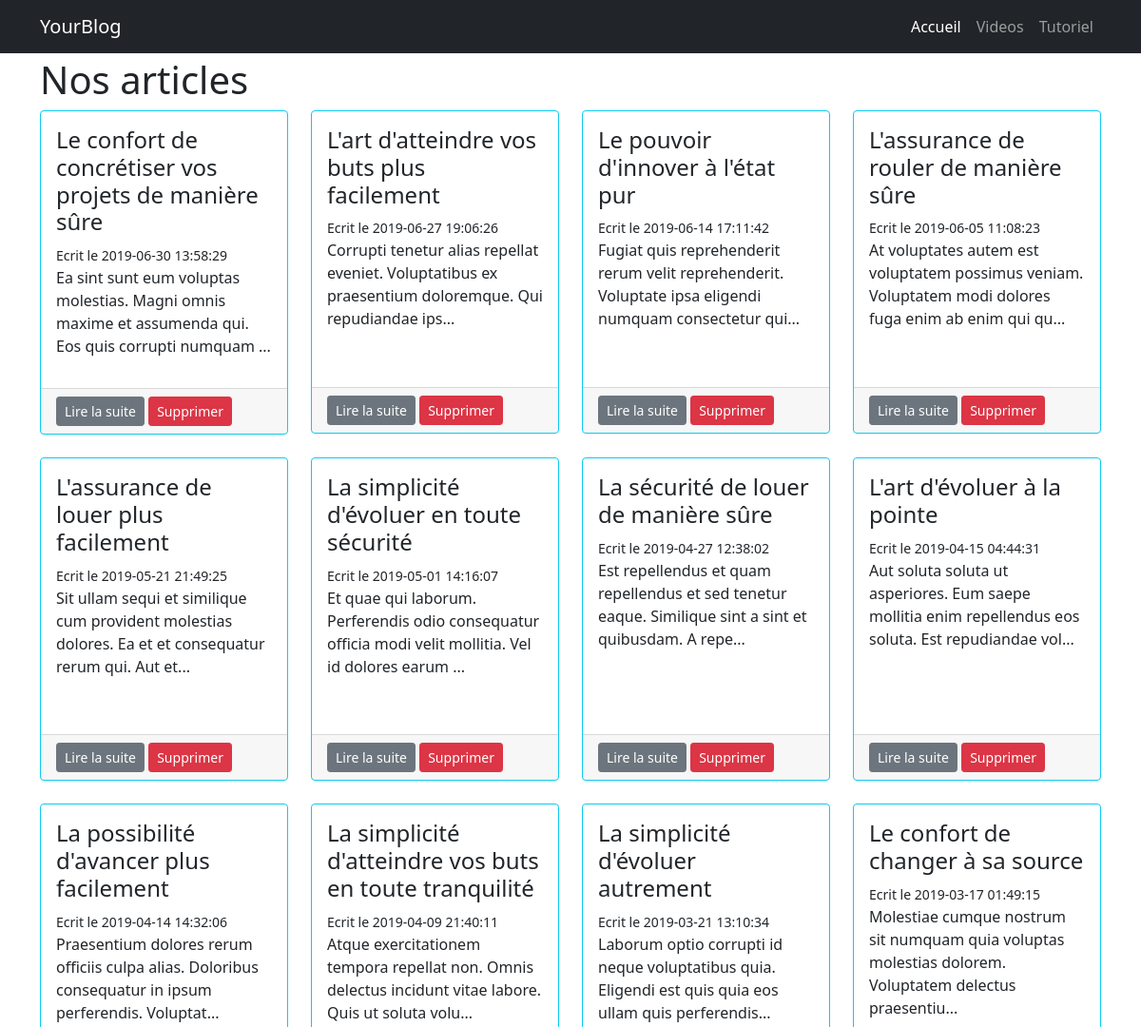
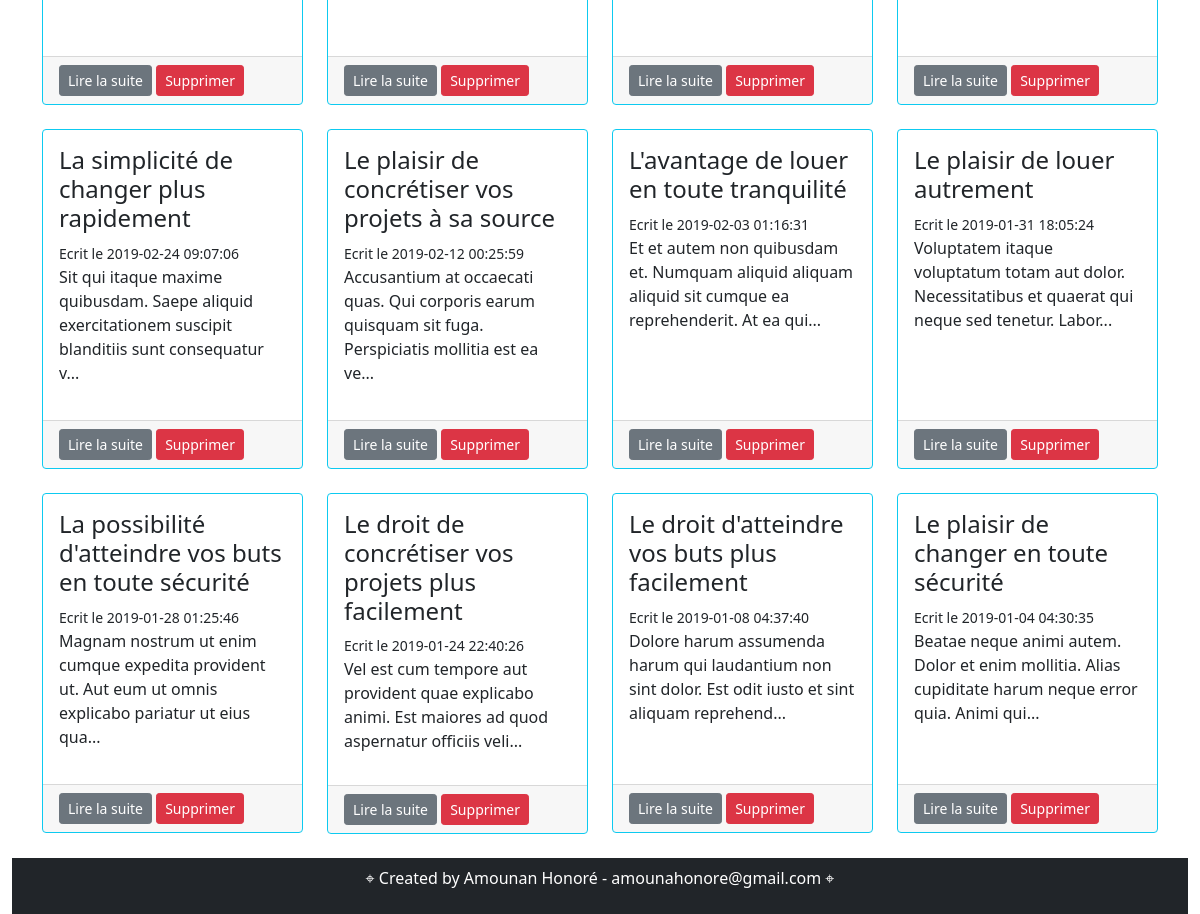
The page / on the database its author committed (2 pictures, top to bottom).
### tables this page shows
CREATE TABLE IF NOT EXISTS `articles` (
  `id` int(11) NOT NULL AUTO_INCREMENT,
  `title` varchar(255) NOT NULL,
  `slug` varchar(255) NOT NULL,
  `introduction` text NOT NULL,
  `content` text NOT NULL,
  `created_at` datetime NOT NULL,
  PRIMARY KEY (`id`)
);

### src/Renderer.php (called while the page is built, shortened)
<?php
class Renderer
{
    public static function render(string $path, array $variables = [])
    {
        extract($variables);
        require('templates/' . $path . '.html.php');
        $pageContent = ob_get_clean();
        require('templates/layout.html.php');
    }
}

### src/controllers/Article.php (called while the page is built, shortened)
<?php
class Article extends Controller
{
    public function index()
    {
        $articles = $this->model->findAll("created_at DESC");
        \Renderer::render('articles/index', compact('pageTitle', 'articles'));
    }
}

### src/Application.php (called while the page is built, shortened)
<?php
class Application
{
    public static function process()
    {
        $task = "index";
        $controller = new $controllerName;
        $controller->$task();
    }
}

### index.php (called while the page is built)
<?php
require_once('src/autoload.php');
\Application::process();

### src/controllers/Controller.php (called while the page is built, shortened)
<?php
abstract class Controller
{
    public function __construct()
    {
        $this->model = new $this->modelName();
    }
}

### src/autoload.php (called while the page is built, shortened)
<?php
spl_autoload_register(function($className){
    $className = str_replace("\\","/",$className);
});

### src/Database.php (called while the page is built)
<?php
class Database
{
    private static $instance = null;
    public static function getPdo(): PDO
    {
        if(self::$instance === null){
            self::$instance = new PDO('mysql:host=localhost;dbname=blogpoo;charset=utf8', 'root', '', [
                PDO::ATTR_ERRMODE => PDO::ERRMODE_EXCEPTION,
                PDO::ATTR_DEFAULT_FETCH_MODE => PDO::FETCH_ASSOC
            ]);
        }
        return self::$instance;
    }
}

### src/models/Model.php (called while the page is built, shortened)
<?php
abstract class Model {
    protected $pdo;
    protected $table;
    public function __construct(){
        $this->pdo = \Database::getPdo();
    }
    public function findAll(?string $order=""): array
    {
        $sql = "SELECT * FROM {$this->table}";
        if($order){
            $sql .=" ORDER BY $order";
        }
        $resultats = $this->pdo->query($sql);
        return $resultats->fetchAll();
    }
}

### templates/articles/index.html.php (the view)
<h1 class="mt-3">Nos articles</h1>
<div class="row">
    <?php foreach ($articles as $article) : ?>
        <div class="col-sm-12 col-md-4 col-lg-3 mb-4">
            <div class="card border-info card-home">
                <div class="card-body">
                    <h4 class="card-title"><?= $article['title'] ?></h4>
                    <small>Ecrit le <?= $article['created_at'] ?></small>
                    <p><?= substr($article['introduction'], 0, 100).'...'  ?></p>
                </div>
                <div class="card-footer">
                    <a class="btn btn-secondary btn-sm" href="index.php?controller=article&task=show&id=<?= $article['id'] ?>">Lire la suite</a>
                    <a class="btn btn-danger btn-sm" href="index.php?controller=article&task=delete&id=<?= $article['id'] ?>" onclick="return window.confirm(`Êtes vous sur de vouloir supprimer cet article ?!`)">Supprimer</a>
                </div>
            </div>
        </div>
    <?php endforeach ?>
</div>

### templates/layout.html.php (shortened to what this page needs)
<!DOCTYPE html>
<html lang="en">
<head>
    <link rel="stylesheet" href="assets/css/bootstrap.min.css">
    <link rel="stylesheet" href="assets/css/style.css">
</head>
<body>
    <div class="container-fluid">
        <div class="container-fluid bg-dark">
            <nav class="navbar navbar-expand-lg fixed-top navbar-dark bg-dark">
                <div class="container">
                    <a class="navbar-brand" href="/">YourBlog</a>
                    <div class="collapse navbar-collapse" id="navbarNavAltMarkup">
                        <div class="navbar-nav ms-auto">
                            <a class="nav-link active" aria-current="page" href="/">Accueil</a>
                            <a class="nav-link" href="#">Videos</a>
                            <a class="nav-link" href="#">Tutoriel</a>
                        </div>
                    </div>
                </div>
            </nav>
        </div>
        <div class="container content">
            <?= $pageContent ?>
        </div>
        <div class="bg-dark p-2">
            <p class="text-center text-white">&target; Created by Amounan Honoré - amounahonore@gmail.com &target; </p>
        </div>
    </div>
</body>
</html>

### assets/css/style.css (style rules this page uses)
.content { margin-top: 60px; }
.card { min-height: 340px !important; }

### rows shown on the page
articles: title "Le confort de concrétiser vos projets de manière sûre", created_at "2019-06-30 13:58:29", introduction "Ea sint sunt eum voluptas molestias. Magni omnis maxime et assumenda qui. Eos quis corrupti numquam"
articles: title "L'art d'atteindre vos buts plus facilement", created_at "2019-06-27 19:06:26", introduction "Corrupti tenetur alias repellat eveniet. Voluptatibus ex praesentium doloremque. Qui repudiandae ips"
articles: title "Le pouvoir d'innover à l'état pur", created_at "2019-06-14 17:11:42", introduction "Fugiat quis reprehenderit rerum velit reprehenderit. Voluptate ipsa eligendi numquam consectetur qui"
articles: title "L'assurance de rouler de manière sûre", created_at "2019-06-05 11:08:23", introduction "At voluptates autem est voluptatem possimus veniam. Voluptatem modi dolores fuga enim ab enim qui qu"
articles: title "L'assurance de louer plus facilement", created_at "2019-05-21 21:49:25", introduction "Sit ullam sequi et similique cum provident molestias dolores. Ea et et consequatur rerum qui. Aut et"
articles: title "La simplicité d'évoluer en toute sécurité", created_at "2019-05-01 14:16:07", introduction "Et quae qui laborum. Perferendis odio consequatur officia modi velit mollitia. Vel id dolores earum"
articles: title "La sécurité de louer de manière sûre", created_at "2019-04-27 12:38:02", introduction "Est repellendus et quam repellendus et sed tenetur eaque. Similique sint a sint et quibusdam. A repe"
articles: title "L'art d'évoluer à la pointe", created_at "2019-04-15 04:44:31", introduction "Aut soluta soluta ut asperiores. Eum saepe mollitia enim repellendus eos soluta. Est repudiandae vol"
articles: title "La possibilité d'avancer plus facilement", created_at "2019-04-14 14:32:06", introduction "Praesentium dolores rerum officiis culpa alias. Doloribus consequatur in ipsum perferendis. Voluptat"
articles: title "La simplicité d'atteindre vos buts en toute tranquilité", created_at "2019-04-09 21:40:11", introduction "Atque exercitationem tempora repellat non. Omnis delectus incidunt vitae labore. Quis ut soluta volu"
articles: title "La simplicité d'évoluer autrement", created_at "2019-03-21 13:10:34", introduction "Laborum optio corrupti id neque voluptatibus quia. Eligendi est quis quia eos ullam quis perferendis"
articles: title "Le confort de changer à sa source", created_at "2019-03-17 01:49:15", introduction "Molestiae cumque nostrum sit numquam quia voluptas molestias dolorem. Voluptatem delectus praesentiu"
articles: title "La simplicité de changer plus rapidement", created_at "2019-02-24 09:07:06", introduction "Sit qui itaque maxime quibusdam. Saepe aliquid exercitationem suscipit blanditiis sunt consequatur v"
articles: title "Le plaisir de concrétiser vos projets à sa source", created_at "2019-02-12 00:25:59", introduction "Accusantium at occaecati quas. Qui corporis earum quisquam sit fuga. Perspiciatis mollitia est ea ve"
articles: title "L'avantage de louer en toute tranquilité", created_at "2019-02-03 01:16:31", introduction "Et et autem non quibusdam et. Numquam aliquid aliquam aliquid sit cumque ea reprehenderit. At ea qui"
articles: title "Le plaisir de louer autrement", created_at "2019-01-31 18:05:24", introduction "Voluptatem itaque voluptatum totam aut dolor. Necessitatibus et quaerat qui neque sed tenetur. Labor"
articles: title "La possibilité d'atteindre vos buts en toute sécurité", created_at "2019-01-28 01:25:46", introduction "Magnam nostrum ut enim cumque expedita provident ut. Aut eum ut omnis explicabo pariatur ut eius qua"
articles: title "Le droit de concrétiser vos projets plus facilement", created_at "2019-01-24 22:40:26", introduction "Vel est cum tempore aut provident quae explicabo animi. Est maiores ad quod aspernatur officiis veli"
articles: title "Le droit d'atteindre vos buts plus facilement", created_at "2019-01-08 04:37:40", introduction "Dolore harum assumenda harum qui laudantium non sint dolor. Est odit iusto et sint aliquam reprehend"
articles: title "Le plaisir de changer en toute sécurité", created_at "2019-01-04 04:30:35", introduction "Beatae neque animi autem. Dolor et enim mollitia. Alias cupiditate harum neque error quia. Animi qui"
